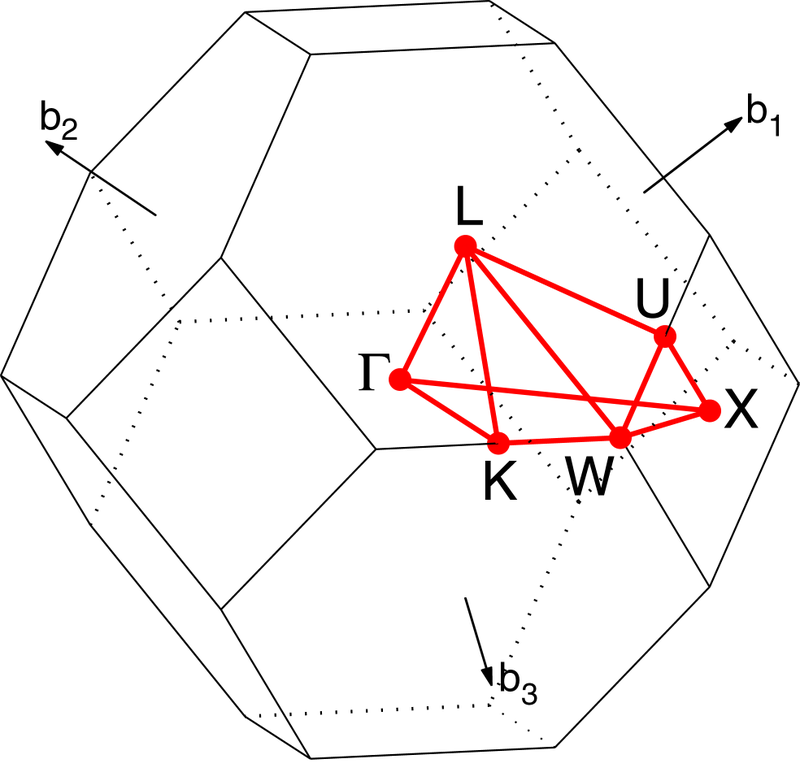
#> input picture bz3.png, 800 x 768 px
$ python empty1.py
#> lines starting #> are read from the running program, lines starting #| are printed output that depends on the picture
#!/usr/bin/env python3
# this is the shebang syntax, allow to execute simply with the command empty.py

import numpy as np
import matplotlib.pyplot as plt

from matplotlib.offsetbox import OffsetImage,AnnotationBbox
#from matplotlib.offsetbox import TextArea, DrawingArea, OffsetImage, AnnotationBbox
import matplotlib.image as mpimg


def fcc_points():
    """main symmetry points of fcc Brillouin zone"""
    fcc_g=[0,0,0]
    fcc_x=[2.*np.pi,0,0]
    fcc_l=[np.pi,np.pi,np.pi]
    fcc_u=[2.*np.pi,np.pi/2.,np.pi/2.]
    fcc_w=[2.*np.pi,np.pi,0]
    fcc_k=[3.*np.pi/2.,3.*np.pi/2.,0.]
    return fcc_g,fcc_x,fcc_l,fcc_u,fcc_w,fcc_k


def kline(p,q,kappa,ax,nk,jstart):
    """defines line in Brillouin zone, from point p to q"""
    diff=[q[0]-p[0],q[1]-p[1],q[2]-p[2]]
    dist=np.sqrt(diff[0]*diff[0]+diff[1]*diff[1]+diff[2]*diff[2])
    if nk != 0:
      delta=1./nk
    else:
      delta=0.
    #print('nk,jstart',nk,jstart)
    for jk in range(1,nk+1):
        newk=[p[0]+diff[0]*jk*delta,p[1]+diff[1]*jk*delta,p[2]+diff[2]*jk*delta] # new wavevector point
        kappa.append(newk)                                                       # append new wavevector point to the array
        ax.append(ax[jstart]+dist*jk*delta)                                      # append new point to array ax that contains x-scale
    ncheck=jstart+nk
    return kappa,ax,ncheck

def sort4(gmod,gx,gy,gz):
    """sorts lists in ascending order of gmod"""

    index=np.argsort(gmod)   # this is the index list of the sorted gmod list
    #print(index,gmod)

    n =len(gmod)
    nx=len(gx)
    ny=len(gy)
    nz=len(gz)
    #print('\n','n nx ny nz=',n,nx,ny,nz,'\n')
    if (n != nx) or (n != ny) or (n != nz):
        print('from sort: wrong array dimensions')
        quit()

    gmod1=np.empty(n,dtype='float') # we need to define new arrays: if we use the same for input and output ones, python goes wrong
    gx1  =np.empty(n,dtype='float')
    gy1  =np.empty(n,dtype='float')
    gz1  =np.empty(n,dtype='float')
    for j in range(0,n):            # we reorder all arrays according to sorting of array gmod
        gmod1[j]=gmod[index[j]]
        gx1[j]=gx[index[j]]
        gy1[j]=gy[index[j]]
        gz1[j]=gz[index[j]]

    return gmod1,gx1,gy1,gz1


def plot_bands(nbands, nktot, ak, energ, kv, color, size=10):
    """ plot the energy bands with matplotlib """


    fig, ax = plt.subplots(figsize=(5,3))

    #plt.text(0.4, 0.1, 'r/a='+str(T[0]), fontsize=15)
    plt.xlim([0, 1])
    x_ticks=[0.]  # starts defining xticks array corresponding to vertical lines
    for k in kv:
       x_ticks.append(k)
    x_ticks.append(1.)
    ##print(x_ticks)
    #x_labels=['L', '$\Gamma$', 'X', 'K', '$\Gamma$']              # and here are the labels for the BZ
    x_labels=['$\Gamma$', 'X', 'W', 'L', '$\Gamma$', 'K,U', 'X']     # and here are the labels for the BZ
    plt.xlabel('Wavevector k', fontsize=14)
    plt.xticks(ticks=x_ticks, labels=x_labels, fontsize=12)

    ymin,ymax,ny=0.,5.,6        # change here to set range of y axis
    y_ticks = np.linspace(ymin,ymax,ny)
    #print(y_ticks)
    plt.yticks(y_ticks, fontsize=12)
    plt.ylim([0., ymax])
    plt.ylabel('E/E$_x$', fontsize=14)

    # vertical lines for symmetry points Brillouin zone
    en_vl=[ymin,ymax]
    for k in kv:
       x_ticks.append(k)
       kappa_vl=[]
       kappa_vl.append(k)
       kappa_vl.append(k)
       #print(kappa_vl,en_vl)
       plt.plot(kappa_vl,en_vl,linestyle='dotted',color='grey')

    # now plot the bands, eventually!
    for i in range(nbands):
       #plt.plot(ak,energ[i,:],linestyle='dotted',color=color, linewidth=size)  # use this to plot with lines
       plt.plot(ak,energ[i,:],'o',marker='.', color=color, markersize=size)     # use this to plot with points

#   inser fcc Brillouin zone
    #arr_bz = mpimg.imread('bz.jpeg')
    arr_bz = mpimg.imread('bz3.png')
    imagebox = OffsetImage(arr_bz, zoom=0.25)
    ab = AnnotationBbox(imagebox, (0.7, 1), bboxprops=dict(edgecolor='none'))
    ax.add_artist(ab)


# MAIN CODE STARTS HERE

aret=1.  # lattice constant, we use dimensionless units
nmax=5   # max index number for reciprocal lattice vectors, choose high enough to get all bands up to max energy of the plot
nk=50    # number of k-points along each line in BZ

# primitive vectors of Bravais lattice
a1=[0., aret/2, aret/2]
a2=[aret/2, 0., aret/2]
a3=[aret/2, aret/2, 0.]

# volume of unit cell
ucvolume=a1[0]*(a2[1]*a3[2]-a2[2]*a3[1]) \
        +a1[1]*(a2[2]*a3[0]-a2[0]*a3[2]) \
        +a1[2]*(a2[0]*a3[1]-a2[1]*a3[2])
print('Primitive vectors of Bravais lattice: a1,a2,a3,ucvolume=',a1,a2,a3,ucvolume)

# primitive vectors of reciprocal lattice

b1,b2,b3=np.empty(3),np.empty(3),np.empty(3)

b1[0]=2*np.pi/ucvolume*(a2[1]*a3[2]-a2[2]*a3[1])
b1[1]=2*np.pi/ucvolume*(a2[2]*a3[0]-a2[0]*a3[2])
b1[2]=2*np.pi/ucvolume*(a2[0]*a3[1]-a2[1]*a3[0])

b2[0]=2*np.pi/ucvolume*(a3[1]*a1[2]-a3[2]*a1[1])
b2[1]=2*np.pi/ucvolume*(a3[2]*a1[0]-a3[0]*a1[2])
b2[2]=2*np.pi/ucvolume*(a3[0]*a1[1]-a3[1]*a1[0])

b3[0]=2*np.pi/ucvolume*(a1[1]*a2[2]-a1[2]*a2[1])
b3[1]=2*np.pi/ucvolume*(a1[2]*a2[0]-a1[0]*a2[2])
b3[2]=2*np.pi/ucvolume*(a1[0]*a2[1]-a1[1]*a2[0])

# volume of Brillouin zone
bzvolume=b1[0]*(b2[1]*b3[2]-b2[2]*b3[1]) \
        +b1[1]*(b2[2]*b3[0]-b2[0]*b3[2]) \
        +b1[2]*(b2[0]*b3[1]-b2[1]*b3[0])

print('Primitive vectors of reciprocal lattice: b1,b2,b3/(4\pi),bzvolume/(4\pi)^3)=',b1/4/np.pi,b2/4/np.pi,b3/4/np.pi,bzvolume/(4*np.pi)**3)

# calculates reciprocal lattice vectors

n=0                         # initialize counter of reciprocal lattice vectors
gx,gy,gz,gmod=[],[],[],[]   # initialize lists of wavevectors
for n1 in range(-nmax,nmax+1):
    for n2 in range(-nmax,nmax+1):
        for n3 in range(-nmax,nmax+1):
            #print(n1,n2,n3,n)
            g=n1*b1+n2*b2+n3*b3    # reciprocal lattice vector (list with 3 elements)
            gx.append(g[0])        # array with x-component
            gy.append(g[1])        # array with y-component
            gz.append(g[2])        # array with z-component
            gmod.append(np.sqrt(g[0]*g[0]+g[1]*g[1]+g[2]*g[2]))   # array with modulus
            #print(n,n1,n2,n3,gx[n],gy[n],gz[n],gmod[n])
            n=n+1                  # increment counter
ng=n                               # this is the total number of reciprocal lattice vectors
print('reciprocal lattice vectors have been calculated: ng=',ng)

# sorts according to modulus of reciprocal lattice vectors
#print('\n','before sort: n, gx gy gz gmod in units of 2\pi:')
#for n in range(0,ng):
    #print(n,gx[n]/2/np.pi,gy[n]/2/np.pi,gz[n]/2/np.pi,gmod[n]/2/np.pi)
gmod,gx,gy,gz = sort4(gmod,gx,gy,gz)  # this routing sorts the four arrays in increasing order of gmod
print('reciprocal lattice vectors have been sorted in order of increasing modulus')
# [7 lines of commented-out code are left out]
fcc_g, fcc_x, fcc_l, fcc_u, fcc_w, fcc_k=fcc_points()    # defines symmetry points in fcc Brillouin zone
#print('symmetry points in BZ zone: G,X,L,K,U,W=', fcc_g,fcc_x,fcc_l,fcc_k,fcc_u,fcc_w)
n_symmetry_points=6
nktot=n_symmetry_points*nk+1  # total number of wavevectors (nk in each segment)
kappa,ax=[fcc_g],[0]  # starting values for kappa-vectors (kx ky kz), and for array ax used for plotting
kappa,ax,ncheck=kline(fcc_g,fcc_x,kappa,ax,nk,0)
kappa,ax,ncheck=kline(fcc_x,fcc_w,kappa,ax,nk,nk)
kappa,ax,ncheck=kline(fcc_w,fcc_l,kappa,ax,nk,2*nk)
kappa,ax,ncheck=kline(fcc_l,fcc_g,kappa,ax,nk,3*nk)
kappa,ax,ncheck=kline(fcc_g,fcc_k,kappa,ax,nk,4*nk)
kappa,ax,ncheck=kline(fcc_u,fcc_x,kappa,ax,nk,5*nk)
# [7 lines of commented-out code are left out]
if ncheck+1 != nktot:
    print('ncheck is not equal to nktot, error in code',ncheck,nktot)
    quit()

# normalize arrays ax for later plotting of the bands
#print(kappa,ax)
for jk in range(0,nktot):                 # this is the vector axis that has to run from 0 to 1
    ax[jk]=ax[jk]/ax[nktot-1]
#print(kappa,ax)
print('symmetry points and lines have been defined')

# calculates vertical lines for plot along BZ paths
kv=[]
for j in range(1,n_symmetry_points):
    kv.append(ax[j*nk])
#print('kv=',kv)


# calculates empty lattice bands
energ=np.empty([ng,nktot], dtype='float')  # initializes array with band energies
for jk in range(0,nktot):                  # this is the loop over the wavevector
    kk=kappa[jk]
    #print(jk,kk)
    for n in range (0,ng):                 # this is the loop over the band index
        g=[gx[n],gy[n],gz[n]]
        #print(n,g,gmod[n])
        energ[n,jk]=((kk[0]+g[0])**2+(kk[1]+g[1])**2+(kk[2]+g[2])**2)/(2.*np.pi)**2  # these are the empty lattice bands in units of Ex
print('empty lattice bands have been calculated')


# writes energy bands on file empty.out
f=open('empty.out','w')
for n in range (0,min(100,ng)):                 # this is the loop over the band index
    f.write('# band number=%3i    ax kx ky kz E/Ex \n'  %(n+1))
    for jk in range(0,nktot):          # this is the loop over the wavevector, for each band
        kk=kappa[jk]
        f.write('%11.5f' '%11.5f' '%11.5f' '%11.5f' '%11.5f' '\n'  %(ax[jk],kk[0],kk[1],kk[2],energ[n,jk]) )
    f.write('\n')
f.write('\n')
f.close()
print('empty lattice bands have been written on file empty.out')

# writes vertical lines in file empty_vl.out
f=open('empty_vl.out','w')
for k in kv:
   f.write('%11.4f' '%9.2e' '\n' %(k,0))
   f.write('%11.4f' '%9.2e' '\n' '\n' %(k,1e6))
f.close()
print('vertical lines have been written on file empty_vl.out')


# plots energy bands
color='red'
size='5'    # markersize for plot
plot_bands(ng, nktot, ax, energ, kv, color, size)
#> in plot_bands, arr_bz is the input picture: shape (768, 800, 4) float32; mean R, G, B, A 0.977, 0.961, 0.961, 1

plt.show()
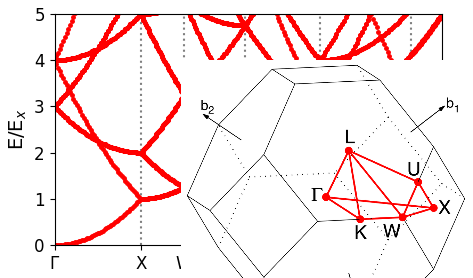
#> figure drawn by matplotlib, 1 panel
